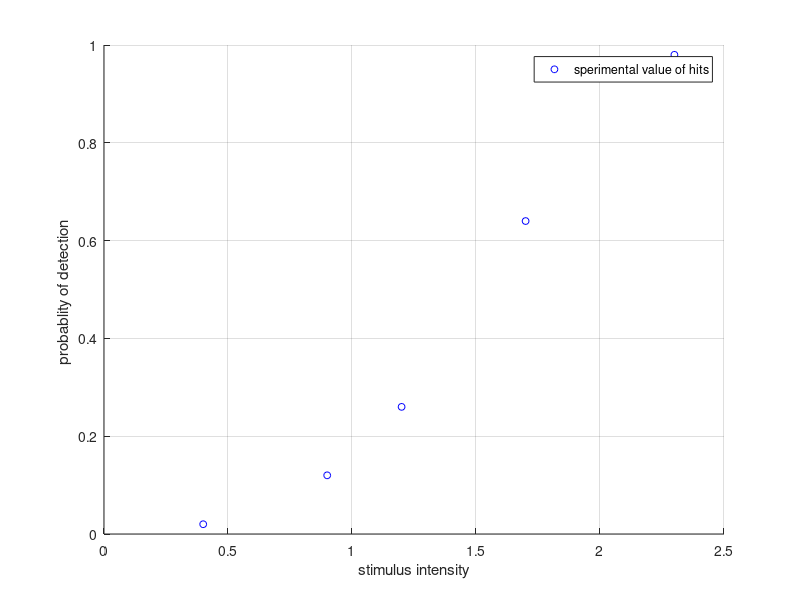
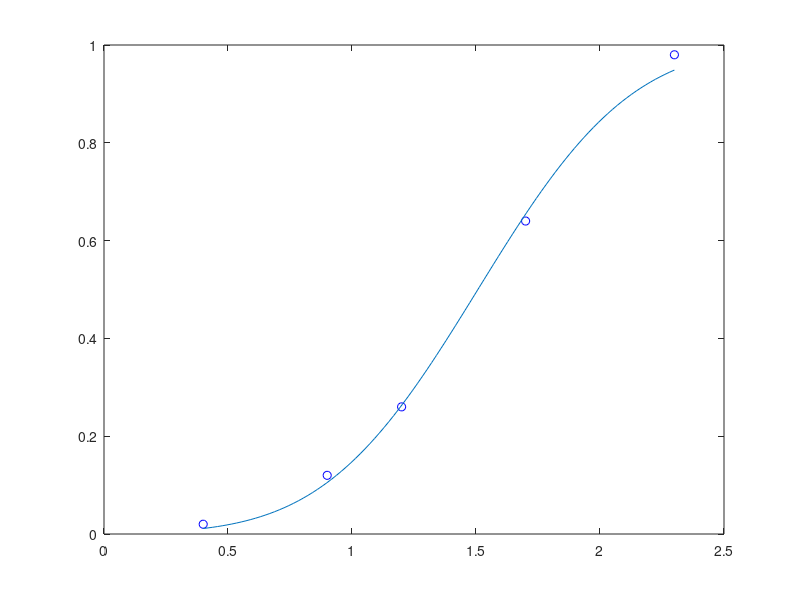

Source code (MATLAB) for these figures, in order: (Note: this script raises an error after producing the figures.)
%%Homework1-part3
clear
clc
format short;  

%mu =0;
%sigma =1;
%ex = ['Ex1) moderate criterion' 'Ex2) conservative criterion' 'Ex3) lax criterion'];
IL = 1:5; %five intensiy levels
x = [0.4 0.9 1.2 1.7 2.3];%<-- CRITERION (ALSO C or Beta)to modify to change the observer attitude! 
N = length(x);
dn = fitdist(x','Normal');
mu = mean(dn);
sigma = std(dn);
n =50
H = [1 6 13  32 49]; %P(hit)  = 'yes' rate
P_H = H/n;

IL = 1:5;
disp(' Int Lev   Intensity     P(Hit)   P(Miss)   ')
disp ([IL' x' P_H' (1-P_H)'])


figure(1)
hold on
scatter(x,P_H,25,'b','o')
xlabel('stimulus intensity')
ylabel('probablity of detection ')
legend('sperimental value of hits')
grid on

fcn = @(b,x) normcdf(x, b(1), b(2)); 
MSE = @(b) norm(P_H - fcn(b,x));   % Norm Residual
B = fminsearch(MSE, [0; 10]);   % Estimate Parameters

% hp, the parameters are the ones that are used in stevens law?
% phi = B(2)*x.^(B(1));

Xplot = linspace(min(x), max(x));
figure(2)
plot(x, P_H, 'bo')
hold on
plot(Xplot, fcn(B,Xplot))
plot(x, phi, 'r')
xlabel('stimulus intensity')
ylabel('probablity of detection ')
%legend('sperimental value of hits', 'data fit','stevens model of perception of stimulus')
legend('sperimental value of hits', 'data fit')
hold off
grid

fcn(1,B)
fcn(2,B)